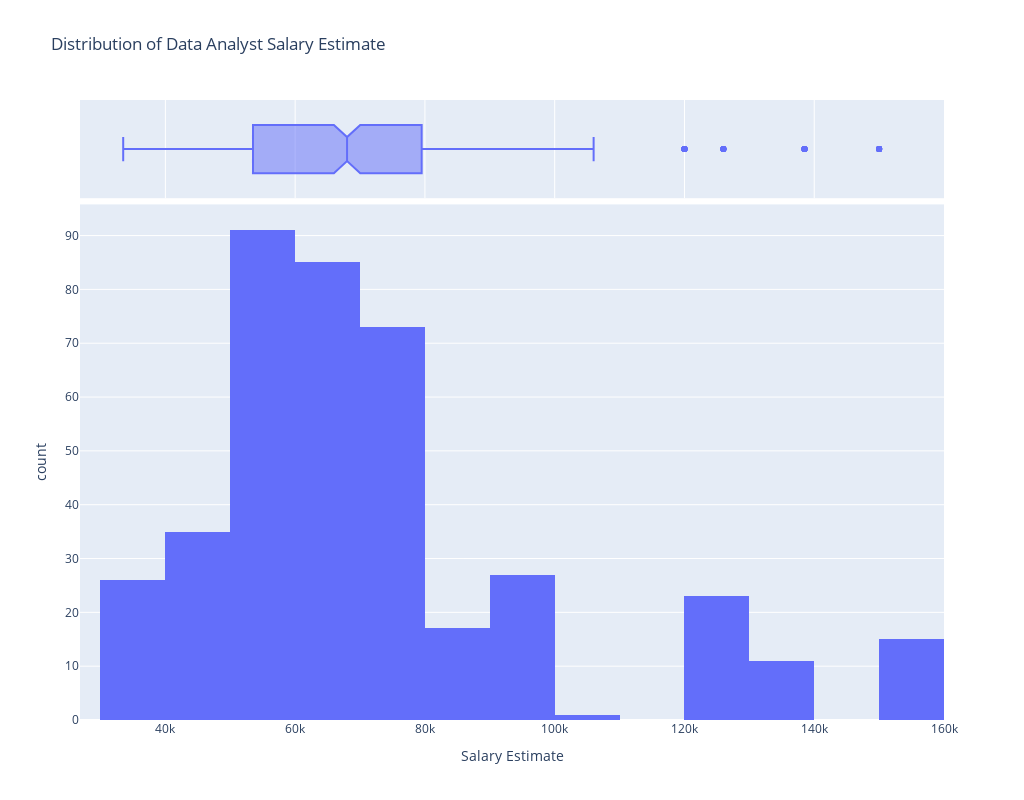

Notebook code for this chart:
### Markdown cell above
### Data Analyst Salaries (MODIFIED)

### Code cell
datanalyst=df[df['Job Title']=='Data Analyst']
#datanalyst_salary=datanalyst['Salary Estimate']
# fig=px.histogram(datanalyst,x='Salary Estimate',marginal='box',title='Distribution of Data Analyst Salary Estimate')

# Modified the above to change size
fig=px.histogram(datanalyst,x='Salary Estimate',marginal='box',title='Distribution of Data Analyst Salary Estimate', width=1024, height=800)
fig.show()

### Figure 1 — Plotly figure (JSON) as saved in the notebook; plotly's stock layout.template omitted (floating-point values rounded to 4 significant figures; data arrays with more than 128 entries replaced by an {"elided": "..."} marker saying what was removed)
{"data": [{"alignmentgroup": "True", "bingroup": "x", "hovertemplate": "Salary Estimate=%{x}<br>count=%{y}<extra></extra>", "legendgroup": "", "marker": {"color": "#636efa"}, "name": "", "offsetgroup": "", "orientation": "v", "showlegend": false, "type": "histogram", "x": {"elided": "404 int values"}, "xaxis": "x", "yaxis": "y"}, {"alignmentgroup": "True", "hovertemplate": "Salary Estimate=%{x}<extra></extra>", "legendgroup": "", "marker": {"color": "#636efa"}, "name": "", "notched": true, "offsetgroup": "", "showlegend": false, "type": "box", "x": {"elided": "404 int values"}, "xaxis": "x2", "yaxis": "y2"}], "layout": {"barmode": "relative", "height": 800, "legend": {"tracegroupgap": 0}, "title": {"text": "Distribution of Data Analyst Salary Estimate"}, "width": 1024, "xaxis": {"anchor": "y", "domain": [0, 1], "title": {"text": "Salary Estimate"}}, "xaxis2": {"anchor": "y2", "domain": [0, 1], "matches": "x", "showgrid": true, "showticklabels": false}, "yaxis": {"anchor": "x", "domain": [0, 0.8316], "title": {"text": "count"}}, "yaxis2": {"anchor": "x2", "domain": [0.8416, 1], "matches": "y2", "showgrid": false, "showline": false, "showticklabels": false, "ticks": ""}}}
